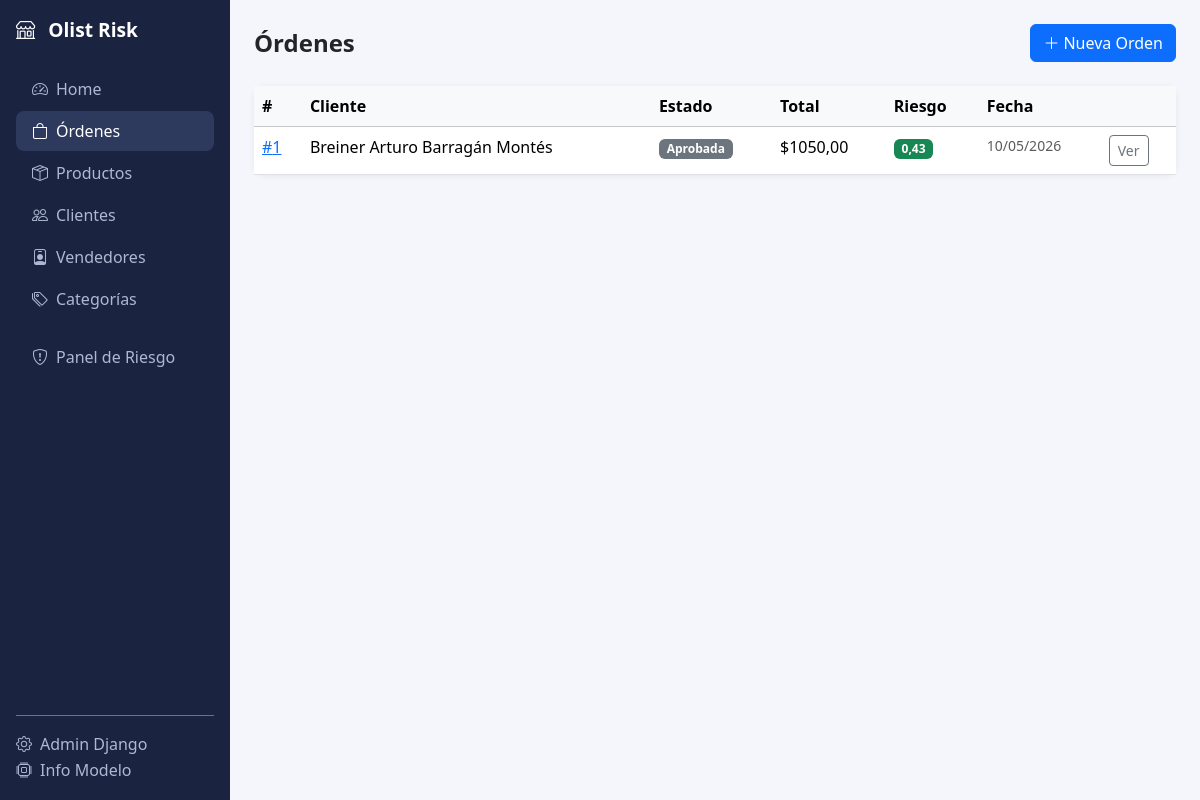
/ordenes/, run on an earlier commit of the app's database.
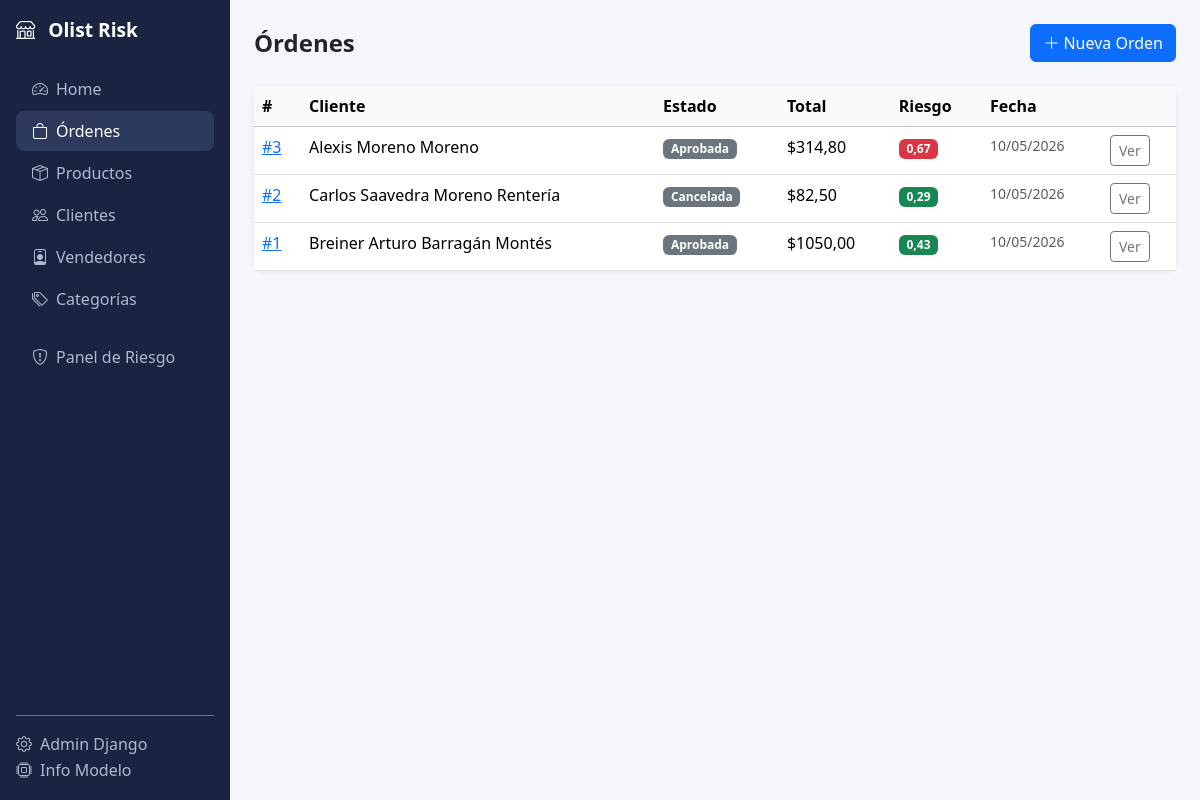
And on a later commit of the database.
### marketplace/models.py (models this page shows, shortened)
class Order(models.Model):
    class Status(models.TextChoices):
        PENDING    = "pending",    "Pendiente"
        APPROVED   = "approved",   "Aprobada"
        PROCESSING = "processing", "En proceso"
        SHIPPED    = "shipped",    "Enviada"
        DELIVERED  = "delivered",  "Entregada"
        CANCELLED  = "cancelled",  "Cancelada"
    customer           = models.ForeignKey(Customer, on_delete=models.PROTECT, related_name="orders", verbose_name="Cliente")
    status             = models.CharField(max_length=20, choices=Status.choices, default=Status.PENDING)
    purchase_timestamp = models.DateTimeField(default=timezone.now)
    approved_at        = models.DateTimeField(null=True, blank=True)
    estimated_delivery = models.DateField(null=True, blank=True, verbose_name="Entrega estimada")
    delivered_at       = models.DateTimeField(null=True, blank=True)
    total_items    = models.PositiveIntegerField(default=0)
    total_price    = models.DecimalField(max_digits=14, decimal_places=2, default=0)
    total_freight  = models.DecimalField(max_digits=12, decimal_places=2, default=0)
    unique_sellers = models.PositiveIntegerField(default=0)
    same_state     = models.BooleanField(default=False)
    month_sin   = models.FloatField(default=0.0)
    month_cos   = models.FloatField(default=0.0)
    weekday_sin = models.FloatField(default=0.0)
    weekday_cos = models.FloatField(default=0.0)
    approval_delay_log     = models.FloatField(default=0.0)
    estimated_delivery_log = models.FloatField(default=0.0)
    created_at = models.DateTimeField(auto_now_add=True)
    updated_at = models.DateTimeField(auto_now=True)
    class Meta:
        verbose_name        = "Orden"
        verbose_name_plural = "Órdenes"
        ordering            = ["-purchase_timestamp"]

class Customer(models.Model):
    name             = models.CharField(max_length=200, verbose_name="Nombre")
    email            = models.EmailField(unique=True)
    customer_state   = models.CharField(max_length=3, choices=ESTADOS_CO, blank=True, verbose_name="Departamento")
    phone            = models.CharField(max_length=20, blank=True)
    created_at       = models.DateTimeField(auto_now_add=True)
    class Meta:
        verbose_name        = "Cliente"
        verbose_name_plural = "Clientes"

class RiskPrediction(models.Model):
    order            = models.OneToOneField(Order, on_delete=models.CASCADE, related_name="risk_prediction")
    risk_probability = models.FloatField()
    risk_label       = models.BooleanField()
    threshold_used   = models.FloatField(default=0.45)
    model_version    = models.CharField(max_length=20, default="1.0.0")
    features_snapshot = models.JSONField(default=dict, blank=True)
    predicted_at     = models.DateTimeField(auto_now_add=True)
    class Meta:
        verbose_name        = "Predicción de Riesgo"
        verbose_name_plural = "Predicciones de Riesgo"

### marketplace/views.py (the view)
# urls.py: path("ordenes/",                      views.order_list,          name="order_list"),
def order_list(request):
    orders = (
        Order.objects
        .select_related("customer")
        .prefetch_related("risk_prediction")
        .order_by("-purchase_timestamp")
    )
    return render(request, "marketplace/order_list.html", {"orders": orders})

### marketplace/templates/marketplace/order_list.html (shortened to what this page needs)
{% extends "marketplace/base.html" %}
{% block content %}
<div class="d-flex justify-content-between align-items-center mb-4">
  <h4 class="fw-bold mb-0">Órdenes</h4>
  <a href="{% url 'marketplace:order_create' %}" class="btn btn-primary"><i class="bi bi-plus-lg me-1"></i>Nueva Orden</a>
</div>
<div class="card">
  <table class="table table-hover mb-0">
    <thead class="table-light">
      <tr><th>#</th><th>Cliente</th><th>Estado</th><th>Total</th><th>Riesgo</th><th>Fecha</th><th></th></tr>
    </thead>
    <tbody>
      {% for o in orders %}
      <tr>
        <td><a href="{% url 'marketplace:order_detail' o.pk %}">#{{ o.pk }}</a></td>
        <td>{{ o.customer.name }}</td>
        <td><span class="badge bg-secondary">{{ o.get_status_display }}</span></td>
        <td>${{ o.total_price }}</td>
        <td>
          {% if o.risk_prediction %}
            {% with p=o.risk_prediction.risk_probability %}
            <span class="badge {% if p >= 0.65 %}bg-danger{% elif p >= 0.45 %}bg-warning text-dark{% else %}bg-success{% endif %}">
              {{ p|floatformat:2 }}
            </span>
            {% endwith %}
          {% else %}
            <span class="text-muted small">—</span>
          {% endif %}
        </td>
        <td class="text-muted small">{{ o.purchase_timestamp|date:"d/m/Y" }}</td>
        <td><a href="{% url 'marketplace:order_detail' o.pk %}" class="btn btn-sm btn-outline-secondary">Ver</a></td>
      </tr>
      {% empty %}
      <tr><td colspan="7" class="text-center text-muted py-4">No hay órdenes aún.</td></tr>
      {% endfor %}
    </tbody>
  </table>
</div>
{% endblock %}

What changed in the data, as far as the page shows it:
added Order: pk "3", customer.name "Alexis Moreno Moreno", status "Aprobada", total_price "314,80", risk_prediction.risk_probability "0,67", purchase_timestamp "10/05/2026"
added Order: pk "2", customer.name "Carlos Saavedra Moreno Rentería", status "Cancelada", total_price "82,50", risk_prediction.risk_probability "0,29", purchase_timestamp "10/05/2026"
